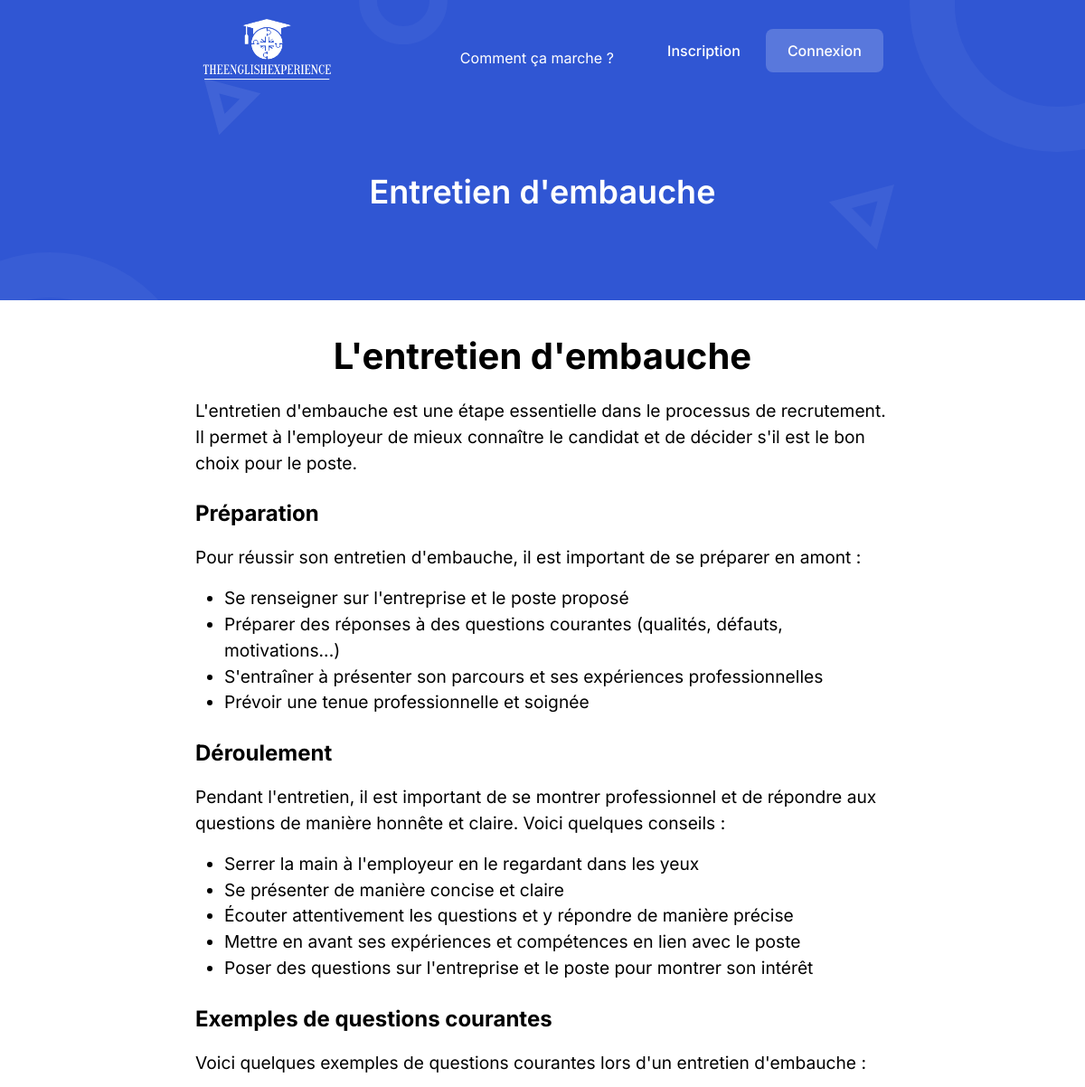
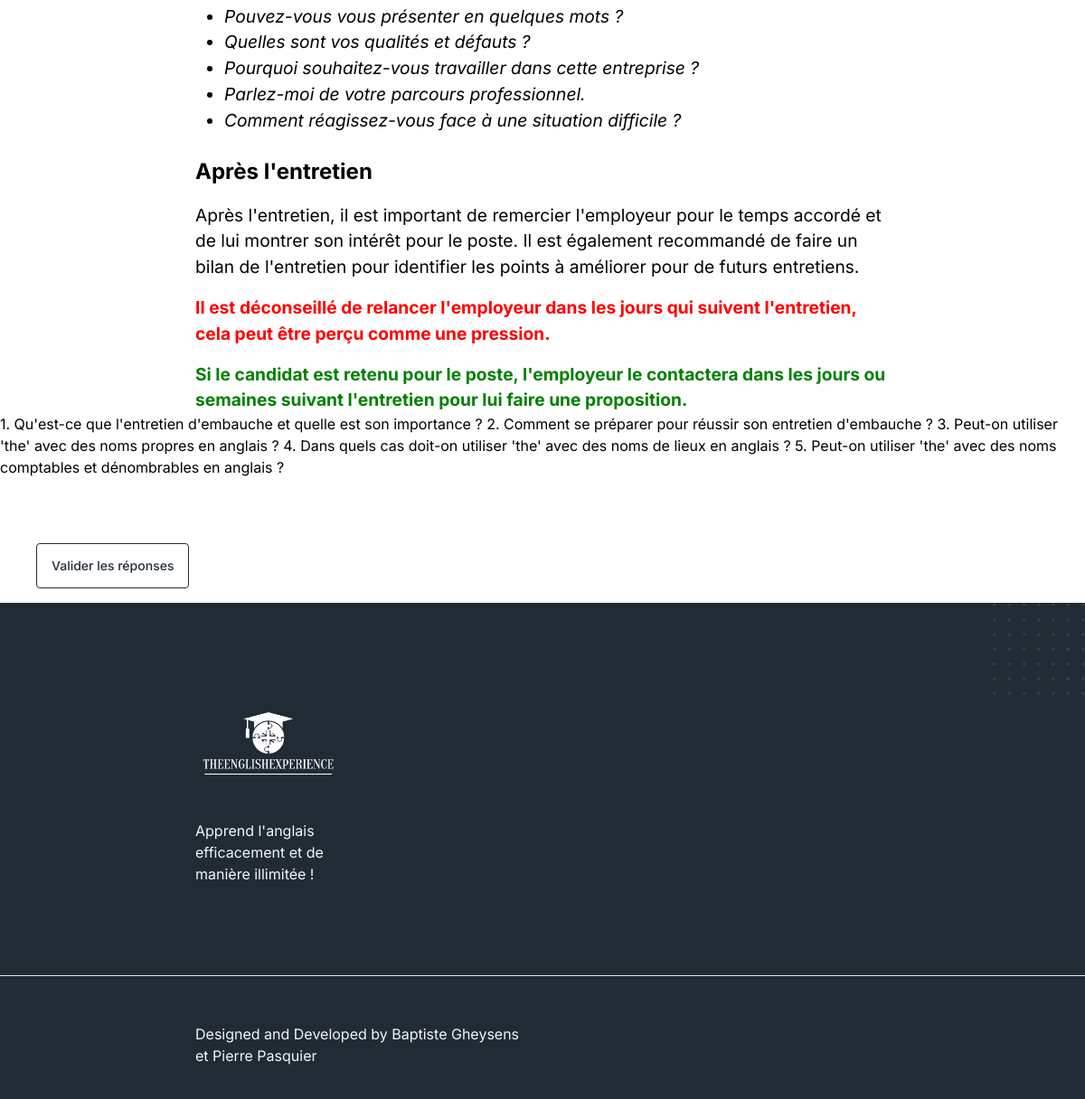
The page /leçon/4 on the database its author committed (2 pictures, top to bottom).
### tables this page shows
CREATE TABLE lecon (id_lecon INTEGER PRIMARY KEY AUTOINCREMENT, titre TEXT, description TEXT, lecon TEXT, question TEXT, nb_question INTEGER);

### app.py (the view, shortened to what this page needs)
@app.route('/leçon/<id_lecon>',methods=['GET','POST'])
def lecon(id_lecon):
    conn = sqlite3.connect('database.db')
    cursor = conn.cursor()
    cursor.execute("""SELECT titre, lecon FROM lecon WHERE id_lecon == ?""", (id_lecon,))
    liste = cursor.fetchall()
    cursor.close()
    conn = sqlite3.connect('database.db')
    cursor = conn.cursor()
    cursor.execute("""SELECT question FROM lecon WHERE id_lecon == ?""", (id_lecon,))
    question = cursor.fetchall()
    cursor.close()
    conn = sqlite3.connect('database.db')
    cursor = conn.cursor()
    cursor.execute("""SELECT nb_question FROM lecon WHERE id_lecon == ?""", (id_lecon,))
    nbquestion = cursor.fetchall()[0][0]
    cursor.close()
    return render_template('leçon.html', lecon=liste, question=question, n=len(question),question_reponse=question[0][0])

### templates/leçon.html (shortened to what this page needs)
{% extends 'index.html' %}
{%  block body %}
    <div
      class="
        relative
        z-10
        pt-[120px]
        md:pt-[130px]
        lg:pt-[160px]
        pb-[100px]
        bg-primary
        overflow-hidden
      "
    >
      <div class="container">
        <div class="flex flex-wrap items-center -mx-4">
          <div class="w-full px-4">
            <div class="text-center">
              <h1 class="font-semibold text-white text-4xl">{{ lecon[0][0] | safe }}</h1>
            </div>
          </div>
        </div>
      </div>
      <div>
        <span class="absolute top-0 left-0 z-[-1]">
        </span>
        <span class="absolute top-0 right-0 z-[-1]">
        </span>
      </div>
    </div>
    <div>{{ lecon[0][1] | safe}}</div>
	<form method="POST">
    <div>{{ question_reponse | safe  }}</div>
    <br><br><br>
	<input type="submit"
       name="Valider les réponses"
       class="
         w-max
         text-center
         h-[50px]
         text-sm
         font-medium
         bg-white bg-opacity-20
         placeholder-white
         text-black
         rounded
         mb-4
         mx-10
         outline-yes
         border border-black
         focus-visible:shadow-none
         focus:border-white
         px-4
       "
       value="Valider les réponses">
</form>
{% endblock %}

### rows shown on the page
lecon: titre "Entretien d'embauche", lecon "L'entretien d'embauche L'entretien d'embauche est une étape essentielle dans le processus de recrutement. Il permet à l'employeur de mieux connaître le candidat et de décider s'il est le bon choix pour le poste. Préparation Pour réussir son entretien d'embauche, il est important de se préparer en amont : Se renseigner sur l'entreprise et le poste proposé Préparer des réponses à des questions courantes (qualités, défauts, motivations...) S'entraîner à présenter son parcours et ses expériences professionnelles Prévoir une tenue professionnelle et soignée Déroulement Pendant l'entretien, il est important de se montrer professionnel et de répondre aux questions de manière honnête et claire.…", question "1. Qu'est-ce que l'entretien d'embauche et quelle est son importance ? 2. Comment se préparer pour réussir son entretien d'embauche ? 3. Peut-on utiliser 'the' avec des noms propres en anglais ? 4. Dans quels cas doit-on utiliser 'the' avec des noms de lieux en anglais ? 5. Peut-on utiliser 'the' avec des noms comptables et dénombrables en anglais ?"
